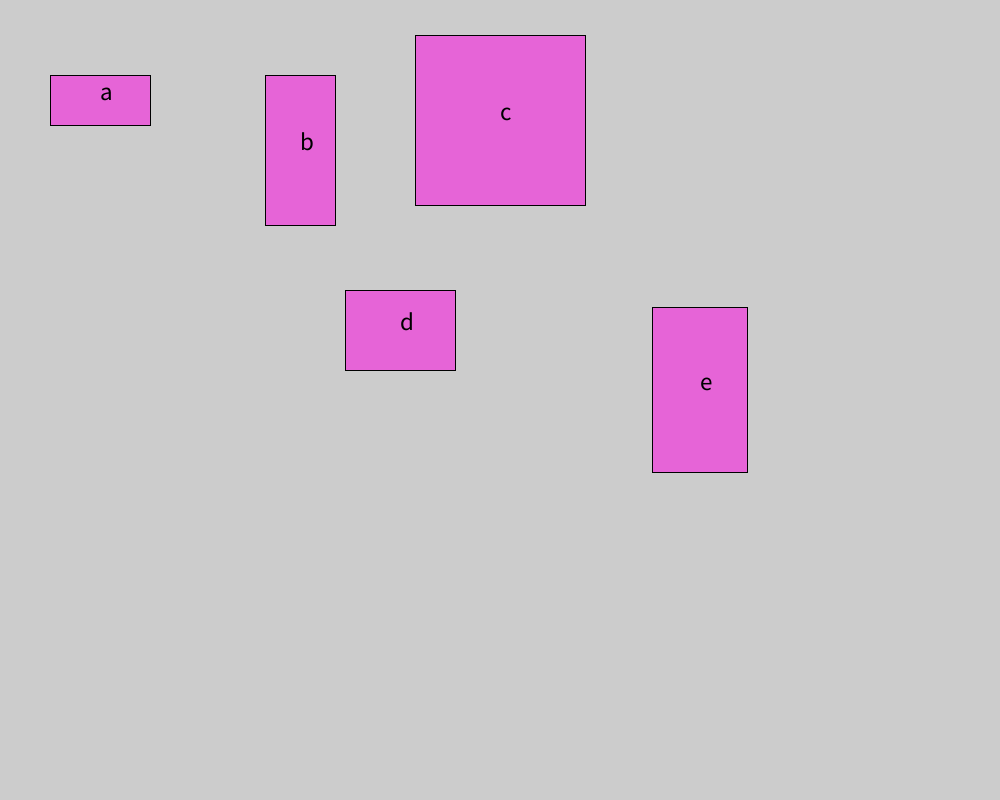
Frame 1 (no input)
Frame 60 (the mouse pressed at the canvas centre just before this capture): identical to frame 1, image omitted
Frame 120 (the mouse held since frame 60 and released just before this capture): identical to frame 1, image omitted

The Processing sketch that drew this single still picture (run headless with seeded random() and noise(); from frame 60 on, the mouse is pressed at the canvas centre):

// Processing sketch: Quiz_05
// ── Quiz_05.pde
Square sq1 = new Square(100,100,100,50, "a");
Square sq2 = new Square(300,150,70,150, "b");
Square sq3 = new Square(500,120,170,170, "c");
Square sq4 = new Square(400,330,110,80, "d");
Square sq5 = new Square(700,390,95,165,"e");

void setup(){
  size(1000,800);

}

void draw(){
  

  sq1.display();
  sq1.onClick();
  sq2.display();
  sq2.onClick();
  sq3.display();
  sq3.onClick();
  sq4.display();
  sq4.onClick();
  sq5.display();
  sq5.onClick();
}

void mouseClicked(){

}

// ── Square.pde
class Square {
  int x;
  int y;
  int w;
  int h;
  String letter;
  color pink;
  color purple;
  color grey;

  float startTime, endTime;
  float totalTime = 2;
  boolean isActive = false;

  Square(int x, int y, int w, int h, String letter) {
    this.x = x;
    this.y = y;
    this.w = w;
    this.h = h;
    this.letter = letter;
    pink = color (255, 200, 232);
    purple = color (230, 100, 215);
    grey = color (100);
    totalTime *= 1000;
  }

  void display() {
    rectMode(CENTER);

    if (isActive) {
      fill(grey);
      restartColor();
    } else if (mouseX < x + w/2 && mouseX > x - w/2 && mouseY < y + h/2 && mouseY > y - h/2){
      fill(pink);
    } else {
     fill(purple) ; 
    }
   
    rect (x, y, w, h);

    textSize(25);
    fill(0);
    text (letter, x, y);
  }

  void onClick() {
    if (mousePressed && mouseX < x + w/2 && mouseX > x - w/2 && mouseY < y + h/2 && mouseY > y - h/2) {
      isActive = true;
      startTime = millis();
      endTime = millis() + totalTime;
    }
  }

  void restartColor() {
    if (millis() > totalTime + startTime) {
      isActive = false;
    }
  }
}
